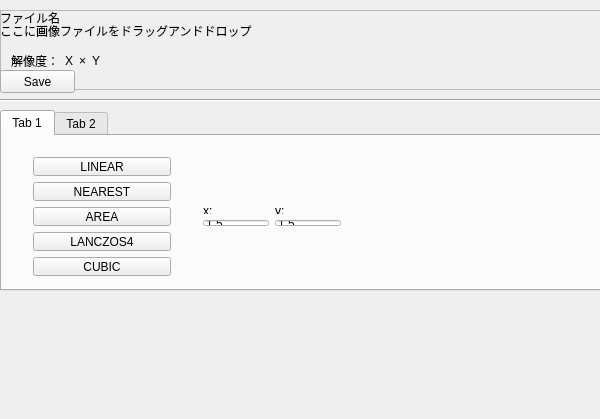
<?xml version="1.0" encoding="UTF-8"?>
<ui version="4.0">
 <class>Qt_test2Class</class>
 <widget class="QWidget" name="Qt_test2Class">
  <property name="geometry">
   <rect>
    <x>0</x>
    <y>0</y>
    <width>600</width>
    <height>419</height>
   </rect>
  </property>
  <property name="windowTitle">
   <string>Qt_test2</string>
  </property>
  <widget class="QTabWidget" name="tabWidget">
   <property name="geometry">
    <rect>
     <x>0</x>
     <y>110</y>
     <width>601</width>
     <height>181</height>
    </rect>
   </property>
   <property name="tabShape">
    <enum>QTabWidget::Rounded</enum>
   </property>
   <property name="currentIndex">
    <number>0</number>
   </property>
   <widget class="QWidget" name="tab_3">
    <attribute name="title">
     <string>Tab 1</string>
    </attribute>
    <widget class="QWidget" name="gridLayoutWidget">
     <property name="geometry">
      <rect>
       <x>190</x>
       <y>60</y>
       <width>160</width>
       <height>41</height>
      </rect>
     </property>
     <layout class="QGridLayout" name="gridLayout">
      <item row="0" column="1">
       <widget class="QLabel" name="label_3">
        <property name="text">
         <string>x:</string>
        </property>
       </widget>
      </item>
      <item row="0" column="2">
       <widget class="QLabel" name="label_4">
        <property name="text">
         <string>y:</string>
        </property>
       </widget>
      </item>
      <item row="1" column="2">
       <widget class="QLineEdit" name="lineEdit_2">
        <property name="text">
         <string>1.5</string>
        </property>
        <property name="placeholderText">
         <string>1.0</string>
        </property>
       </widget>
      </item>
      <item row="1" column="1">
       <widget class="QLineEdit" name="lineEdit">
        <property name="text">
         <string>1.5</string>
        </property>
        <property name="placeholderText">
         <string>1.0</string>
        </property>
       </widget>
      </item>
     </layout>
    </widget>
    <widget class="QWidget" name="verticalLayoutWidget">
     <property name="geometry">
      <rect>
       <x>20</x>
       <y>10</y>
       <width>160</width>
       <height>141</height>
      </rect>
     </property>
     <layout class="QVBoxLayout" name="verticalLayout">
      <item>
       <widget class="QPushButton" name="LINEAR">
        <property name="text">
         <string>LINEAR</string>
        </property>
       </widget>
      </item>
      <item>
       <widget class="QPushButton" name="NEAREST">
        <property name="text">
         <string>NEAREST</string>
        </property>
       </widget>
      </item>
      <item>
       <widget class="QPushButton" name="AREA">
        <property name="text">
         <string>AREA</string>
        </property>
       </widget>
      </item>
      <item>
       <widget class="QPushButton" name="LANCZOS4">
        <property name="text">
         <string>LANCZOS4</string>
        </property>
       </widget>
      </item>
      <item>
       <widget class="QPushButton" name="CUBIC">
        <property name="text">
         <string>CUBIC</string>
        </property>
       </widget>
      </item>
     </layout>
    </widget>
    <widget class="QLabel" name="label">
     <property name="geometry">
      <rect>
       <x>390</x>
       <y>10</y>
       <width>171</width>
       <height>121</height>
      </rect>
     </property>
     <property name="text">
      <string/>
     </property>
    </widget>
   </widget>
   <widget class="QWidget" name="tab_4">
    <attribute name="title">
     <string>Tab 2</string>
    </attribute>
    <widget class="QLabel" name="label_6">
     <property name="geometry">
      <rect>
       <x>20</x>
       <y>30</y>
       <width>101</width>
       <height>16</height>
      </rect>
     </property>
     <property name="text">
      <string>なんか追加する用</string>
     </property>
    </widget>
   </widget>
  </widget>
  <widget class="QFrame" name="frame">
   <property name="geometry">
    <rect>
     <x>0</x>
     <y>10</y>
     <width>601</width>
     <height>80</height>
    </rect>
   </property>
   <property name="frameShape">
    <enum>QFrame::StyledPanel</enum>
   </property>
   <property name="frameShadow">
    <enum>QFrame::Raised</enum>
   </property>
   <widget class="QLabel" name="filename">
    <property name="geometry">
     <rect>
      <x>0</x>
      <y>10</y>
      <width>601</width>
      <height>21</height>
     </rect>
    </property>
    <property name="acceptDrops">
     <bool>true</bool>
    </property>
    <property name="text">
     <string>ここに画像ファイルをドラッグアンドドロップ</string>
    </property>
   </widget>
   <widget class="QLabel" name="label_2">
    <property name="geometry">
     <rect>
      <x>0</x>
      <y>0</y>
      <width>61</width>
      <height>16</height>
     </rect>
    </property>
    <property name="text">
     <string>ファイル名：</string>
    </property>
   </widget>
   <widget class="QWidget" name="horizontalLayoutWidget">
    <property name="geometry">
     <rect>
      <x>0</x>
      <y>30</y>
      <width>111</width>
      <height>41</height>
     </rect>
    </property>
    <layout class="QHBoxLayout" name="horizontalLayout">
     <item>
      <widget class="QLabel" name="label_7">
       <property name="text">
        <string>解像度：</string>
       </property>
      </widget>
     </item>
     <item>
      <widget class="QLabel" name="resolutionX">
       <property name="text">
        <string>X</string>
       </property>
      </widget>
     </item>
     <item>
      <widget class="QLabel" name="label_5">
       <property name="text">
        <string>×</string>
       </property>
      </widget>
     </item>
     <item>
      <widget class="QLabel" name="resolutionY">
       <property name="text">
        <string>Y</string>
       </property>
      </widget>
     </item>
    </layout>
   </widget>
  </widget>
  <widget class="Line" name="line">
   <property name="geometry">
    <rect>
     <x>0</x>
     <y>90</y>
     <width>601</width>
     <height>20</height>
    </rect>
   </property>
   <property name="orientation">
    <enum>Qt::Horizontal</enum>
   </property>
  </widget>
  <widget class="QPushButton" name="save">
   <property name="geometry">
    <rect>
     <x>0</x>
     <y>70</y>
     <width>75</width>
     <height>23</height>
    </rect>
   </property>
   <property name="text">
    <string>Save</string>
   </property>
  </widget>
  <zorder>line</zorder>
  <zorder>tabWidget</zorder>
  <zorder>frame</zorder>
  <zorder>save</zorder>
 </widget>
 <layoutdefault spacing="6" margin="11"/>
 <resources>
  <include location="qt_test2.qrc"/>
 </resources>
 <connections/>
</ui>
